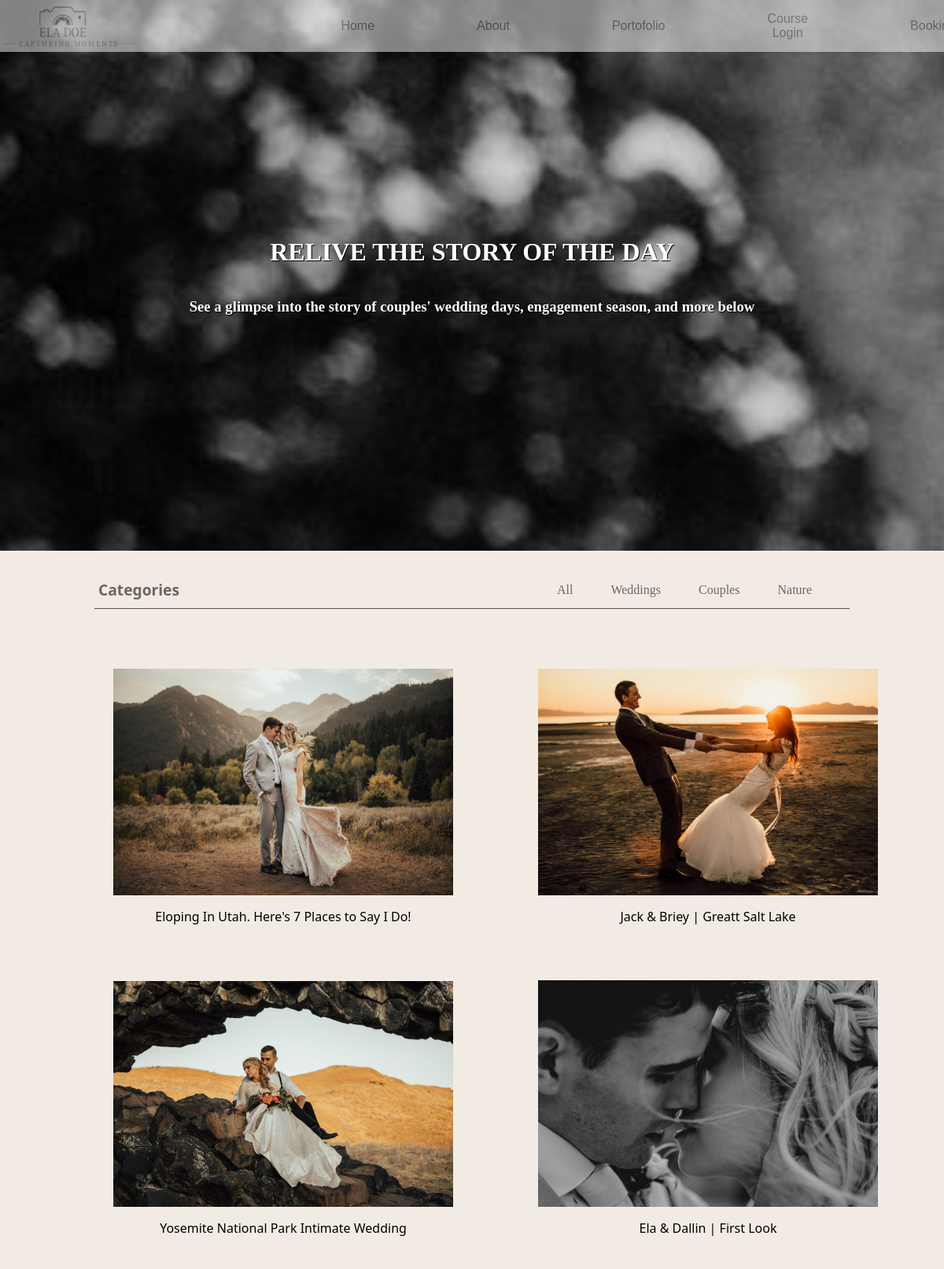
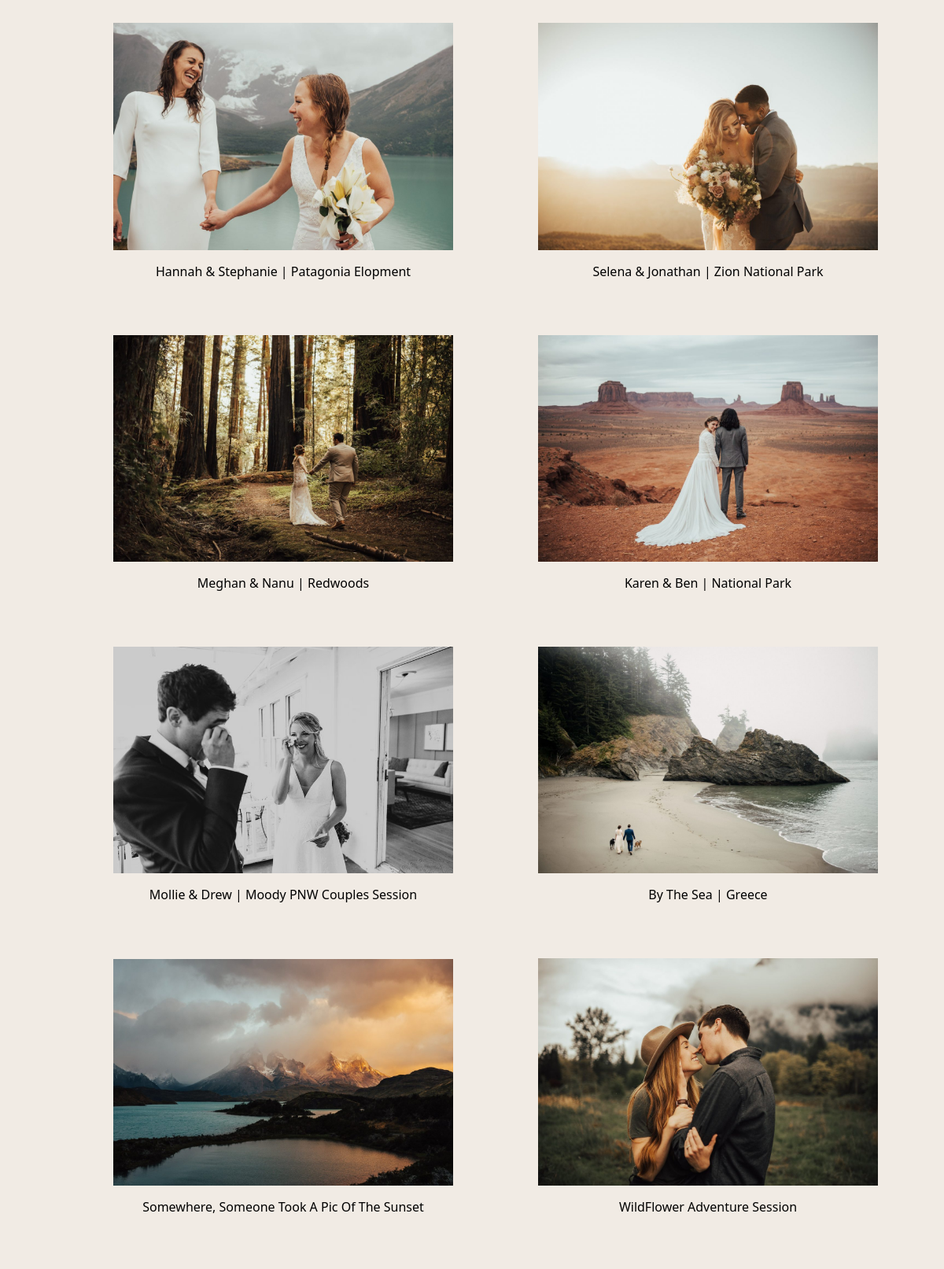
Page /Portofolio.php (upper part) on the committed database (2 pictures, top to bottom).
### tables this page shows
CREATE TABLE `portofolio` (
  `id` int(11) NOT NULL,
  `image_path` varchar(255) NOT NULL,
  `description` text NOT NULL,
  `last_edited_by` int(11) DEFAULT NULL,
  `added_by` int(11) DEFAULT NULL
);

### Portofolio.php (the view, shortened to what this page needs)
<?php
$conn = (new DatabaseConnection())->startConnection();
$sql = "SELECT * FROM portofolio";
$result = $conn->query($sql);
$portofolioData = [];
if ($result->rowCount() > 0) {
    while ($row = $result->fetch(PDO::FETCH_ASSOC)) {
        $portofolioData[] = $row;
    }
}
?>
<!DOCTYPE html>
<html lang="en">
<head>
    <link rel="stylesheet" href="Portofolio.css">
</head>
<body>
    <header>
        <?php include('Header.php'); ?>
    </header>
    <main>
        <div class="bgphoto">
            <h1>RELIVE THE STORY OF THE DAY</h1>
            <h3>See a glimpse into the story of couples' wedding days, engagement season, and more below</h3>
        </div>
        <div class="categories">
            <ul class="list">
                <li id="categ">Categories</li>
                <li><a href="Portofolio.html">All</a> </li>
                <li><a href="Portofolio_Wedding.php">Weddings</a> </li>
                <li><a href="Portofolio-Couples.php">Couples</a></li>
                <li><a href="Portofolio-Nature.php">Nature</a> </li>
            </ul>
        </div>
        <div class="portofoliopics">
            <?php foreach ($portofolioData as $portofolioItem): ?>
                <div class="portfolio-item">
                    <img src="<?php echo $portofolioItem['image_path']; ?>" alt="Photo">
                    <p><?php echo $portofolioItem['description']; ?></p>
                </div>
            <?php endforeach; ?>
        </div>
    </main>
    <?php include('footer.php') ?>
</body>
</html>

### Portofolio.css (style rules this page uses)
html { width: 100%; margin: 0px; background-color: #F1EBE4; }
body { margin: 0px; box-sizing: border-box; width: 100%; height: max-content; overflow-x: hidden; overflow-y: auto; }
.bgphoto { display: flex; align-items: center; justify-content: center; flex-direction: column; color: white; background-image: url(Portofolio_Pictures/bgphoto.jpg); background-size: cover; background-repeat: no-repeat; background-attachment: fixed; width: 100%; height: 700px; text-decoration: double rgb(5, 4, 4); text-shadow: 1px 1px 1px black; margin-bottom: 20px; margin-left: 0px; }
.categories { display: flex; width: 100%; justify-content: center; }
.list { display: flex; justify-content: flex-end; align-items: center; list-style: none; padding: 0; width: 80%; overflow: hidden; padding-bottom: 10px; align-self: center; border-bottom: 1px solid rgba(0, 0, 0, 0.651); font-family: 'Playfair Display', serif; }
.list li { margin-right: 5%; color: rgba(34, 31, 31, 0.651); text-align: center; font-family: 'Playfair Display', serif; align-items: center; }
#categ { margin-right: 50%; justify-self: flex-start; font-size: larger; font-weight: bold; font-family: 'Segoe UI', Tahoma, Geneva, Verdana, sans-serif; }
.list li a { text-decoration: none; color: rgba(34, 31, 31, 0.651); opacity: 1; }
.portofoliopics { justify-content: space-evenly; justify-self: center; flex-wrap: wrap; margin-top: 5%; width: 90%; margin-left: 5%; display: flex; align-self: center; margin-bottom: 10%; }
.portofoliopics > div { display: flex; flex-direction: column; justify-content: space-evenly; width: 40%; height: fit-content; z-index: 1; overflow: hidden; text-align: center; font-family: 'Segoe UI', Tahoma, Geneva, Verdana, sans-serif; margin: auto; margin-bottom: 5%; }

### Header.php (style rules this page uses)
header { display: flex; position: fixed; align-items: center; top: 0; left: 0; width: 100%; height: 66px; background-color: white; z-index: 1000; overflow: hidden; opacity: 0.5; }

### rows in the picture
portofolio: image_path (picture), description "Eloping In Utah. Here's 7 Places to Say I Do!"
portofolio: image_path (picture), description "Jack & Briey | Greatt Salt Lake"
portofolio: image_path (picture), description "Yosemite National Park Intimate Wedding"
portofolio: image_path (picture), description "Ela & Dallin | First Look"
portofolio: image_path (picture), description "Hannah & Stephanie | Patagonia Elopment"
portofolio: image_path (picture), description "Selena & Jonathan | Zion National Park"
portofolio: image_path (picture), description "Meghan & Nanu | Redwoods"
portofolio: image_path (picture), description "Karen & Ben | National Park"
portofolio: image_path (picture), description "Mollie & Drew | Moody PNW Couples Session"
portofolio: image_path (picture), description "By The Sea | Greece"
portofolio: image_path (picture), description "Somewhere, Someone Took A Pic Of The Sunset"
portofolio: image_path (picture), description "WildFlower Adventure Session"
